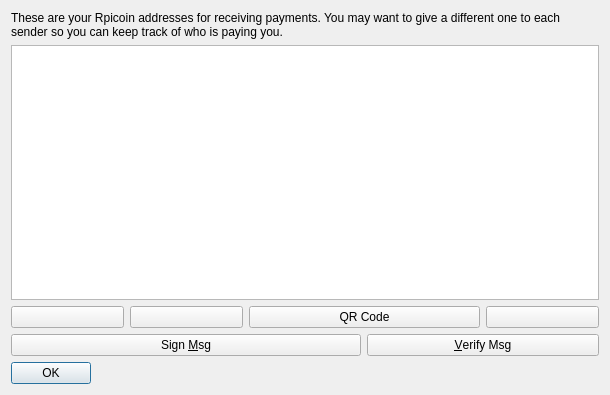
<?xml version="1.0" encoding="UTF-8"?>
<ui version="4.0">
 <class>AddressBookPage</class>
 <widget class="QWidget" name="AddressBookPage">
  <property name="geometry">
   <rect>
    <x>0</x>
    <y>0</y>
    <width>610</width>
    <height>395</height>
   </rect>
  </property>
  <property name="windowTitle">
   <string>Address Book</string>
  </property>
  <layout class="QGridLayout" name="gridLayout">
   <item row="0" column="0" colspan="5">
    <widget class="QLabel" name="labelExplanation">
     <property name="font">
      <font>
       <pointsize>9</pointsize>
      </font>
     </property>
     <property name="text">
      <string>These are your Rpicoin addresses for receiving payments. You may want to give a different one to each sender so you can keep track of who is paying you.</string>
     </property>
     <property name="textFormat">
      <enum>Qt::PlainText</enum>
     </property>
     <property name="wordWrap">
      <bool>true</bool>
     </property>
    </widget>
   </item>
   <item row="1" column="0" colspan="5">
    <widget class="QTableView" name="tableView">
     <property name="font">
      <font>
       <pointsize>9</pointsize>
      </font>
     </property>
     <property name="contextMenuPolicy">
      <enum>Qt::CustomContextMenu</enum>
     </property>
     <property name="toolTip">
      <string>Double-click to edit address or label</string>
     </property>
     <property name="verticalScrollBarPolicy">
      <enum>Qt::ScrollBarAsNeeded</enum>
     </property>
     <property name="horizontalScrollBarPolicy">
      <enum>Qt::ScrollBarAsNeeded</enum>
     </property>
     <property name="sizeAdjustPolicy">
      <enum>QAbstractScrollArea::AdjustIgnored</enum>
     </property>
     <property name="tabKeyNavigation">
      <bool>false</bool>
     </property>
     <property name="selectionMode">
      <enum>QAbstractItemView::SingleSelection</enum>
     </property>
     <property name="selectionBehavior">
      <enum>QAbstractItemView::SelectRows</enum>
     </property>
     <property name="sortingEnabled">
      <bool>true</bool>
     </property>
     <attribute name="verticalHeaderVisible">
      <bool>false</bool>
     </attribute>
    </widget>
   </item>
   <item row="2" column="0">
    <widget class="QPushButton" name="newAddressButton">
     <property name="font">
      <font>
       <pointsize>9</pointsize>
      </font>
     </property>
     <property name="toolTip">
      <string>Create a new address</string>
     </property>
     <property name="text">
      <string/>
     </property>
     <property name="icon">
      <iconset resource="../bitcoin.qrc">
       <normaloff>:/icons/add</normaloff>:/icons/add</iconset>
     </property>
    </widget>
   </item>
   <item row="2" column="1">
    <widget class="QPushButton" name="copyToClipboard">
     <property name="toolTip">
      <string>Copy the currently selected address to the system clipboard</string>
     </property>
     <property name="text">
      <string/>
     </property>
     <property name="icon">
      <iconset resource="../bitcoin.qrc">
       <normaloff>:/icons/editcopy</normaloff>:/icons/editcopy</iconset>
     </property>
    </widget>
   </item>
   <item row="2" column="2" colspan="2">
    <widget class="QPushButton" name="showQRCode">
     <property name="font">
      <font>
       <pointsize>9</pointsize>
      </font>
     </property>
     <property name="text">
      <string>QR Code</string>
     </property>
     <property name="icon">
      <iconset resource="../bitcoin.qrc">
       <normaloff>:/icons/qrcode</normaloff>:/icons/qrcode</iconset>
     </property>
    </widget>
   </item>
   <item row="2" column="4">
    <widget class="QPushButton" name="deleteButton">
     <property name="toolTip">
      <string>Delete the currently selected address from the list</string>
     </property>
     <property name="text">
      <string/>
     </property>
     <property name="icon">
      <iconset resource="../bitcoin.qrc">
       <normaloff>:/icons/remove</normaloff>:/icons/remove</iconset>
     </property>
    </widget>
   </item>
   <item row="3" column="0" colspan="3">
    <widget class="QPushButton" name="signMessage">
     <property name="sizePolicy">
      <sizepolicy hsizetype="Minimum" vsizetype="Minimum">
       <horstretch>0</horstretch>
       <verstretch>0</verstretch>
      </sizepolicy>
     </property>
     <property name="font">
      <font>
       <pointsize>9</pointsize>
      </font>
     </property>
     <property name="toolTip">
      <string>Sign a message to prove you own a Rpicoin address</string>
     </property>
     <property name="text">
      <string>Sign &amp;Msg</string>
     </property>
     <property name="icon">
      <iconset resource="../bitcoin.qrc">
       <normaloff>:/icons/edit</normaloff>:/icons/edit</iconset>
     </property>
    </widget>
   </item>
   <item row="3" column="3" colspan="2">
    <widget class="QPushButton" name="verifyMessage">
     <property name="sizePolicy">
      <sizepolicy hsizetype="Minimum" vsizetype="Minimum">
       <horstretch>0</horstretch>
       <verstretch>0</verstretch>
      </sizepolicy>
     </property>
     <property name="font">
      <font>
       <pointsize>9</pointsize>
      </font>
     </property>
     <property name="toolTip">
      <string>Verify a message to ensure it was signed with a specified Rpicoin address</string>
     </property>
     <property name="text">
      <string>&amp;Verify Msg</string>
     </property>
     <property name="icon">
      <iconset resource="../bitcoin.qrc">
       <normaloff>:/icons/transaction_0</normaloff>:/icons/transaction_0</iconset>
     </property>
    </widget>
   </item>
   <item row="4" column="0" colspan="3">
    <widget class="QDialogButtonBox" name="buttonBox">
     <property name="sizePolicy">
      <sizepolicy hsizetype="Maximum" vsizetype="Fixed">
       <horstretch>0</horstretch>
       <verstretch>0</verstretch>
      </sizepolicy>
     </property>
     <property name="standardButtons">
      <set>QDialogButtonBox::Ok</set>
     </property>
    </widget>
   </item>
   <item row="5" column="0">
    <layout class="QHBoxLayout" name="horizontalLayout"/>
   </item>
  </layout>
 </widget>
 <resources>
  <include location="../bitcoin.qrc"/>
 </resources>
 <connections/>
</ui>
